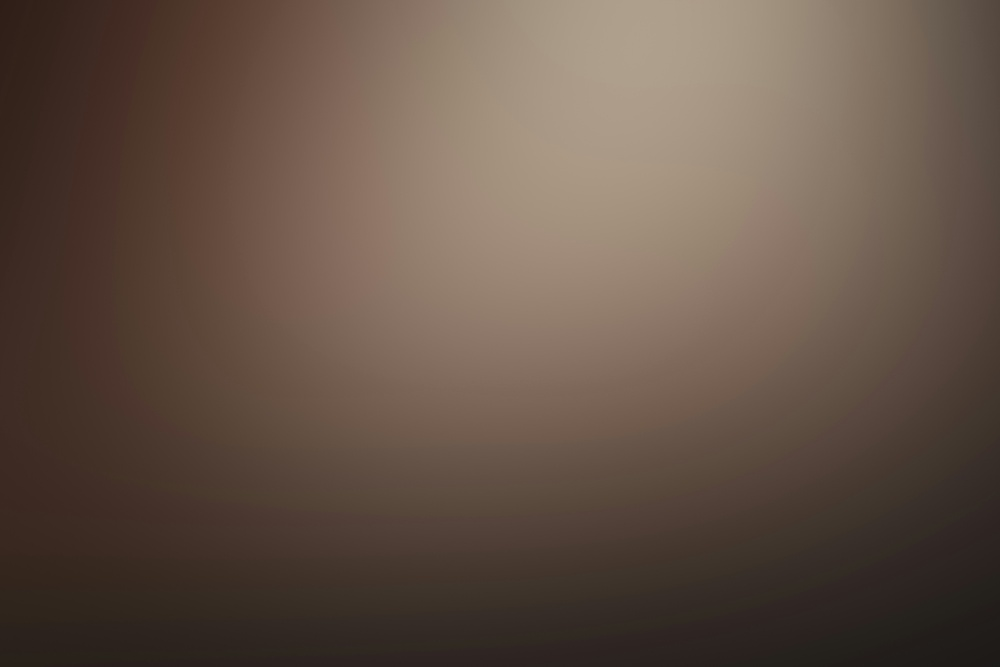
#> input picture resources/img/vignette/test1.jpg, 1000 x 667 px, shrunk from 6000 x 4000 before the run, found by its file name
$ python vignette.py
#> lines starting #> are read from the running program, lines starting #| are printed output that depends on the picture
import cv2
import numpy as np
import matplotlib.pyplot as plt

def estimate_vignetting(image_path):
    # Загрузка изображения
    image = cv2.imread(image_path)
#> image is the input picture: shape (667, 1000, 3); mean B, G, R 70.6, 82.4, 99.8
    if image is None:
        raise FileNotFoundError(f"Image not found at path: {image_path}")

    # Преобразование в градации серого
    gray = cv2.cvtColor(image, cv2.COLOR_BGR2GRAY).astype(np.float32)
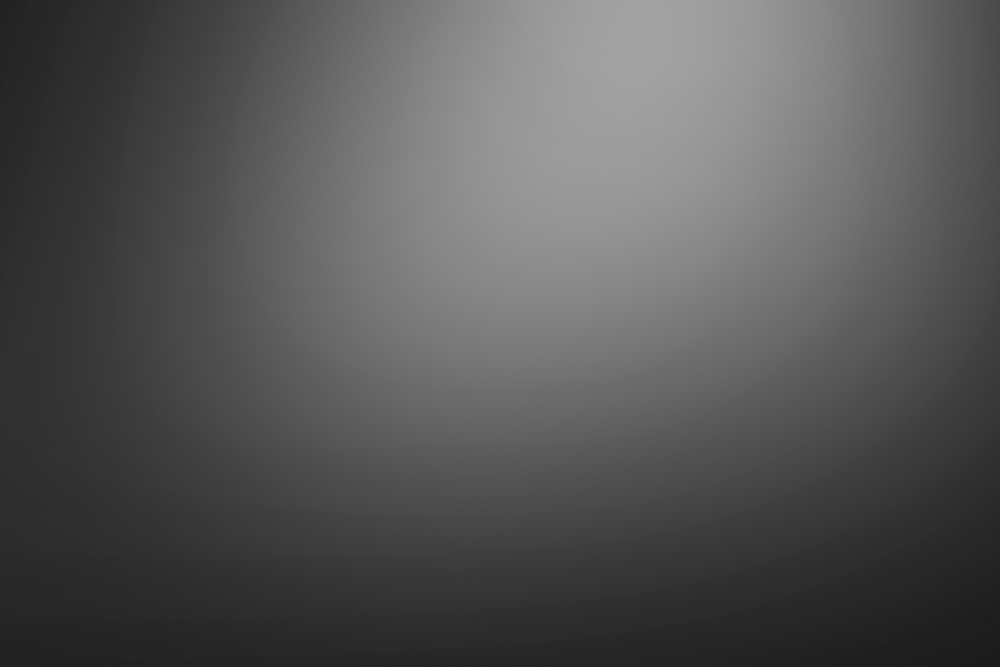
#> gray: shape (667, 1000) float32; min 26, max 163, mean 86.1

    height, width = gray.shape
#> height = 667; width = 1000
    center_x, center_y = width // 2, height // 2
#> center_x = 500; center_y = 333

    # Создание сетки координат
    Y, X = np.indices((height, width))
    R = np.sqrt((X - center_x)**2 + (Y - center_y)**2)
    R_max = np.sqrt(center_x**2 + center_y**2)
#> R_max = 600.7

    # Нормализация радиуса [0..1]
    R_normalized = R / R_max

    # Бины радиусов и средняя яркость в каждом бине
    bins = np.linspace(0, 1, 50)
    bin_indices = np.digitize(R_normalized, bins)
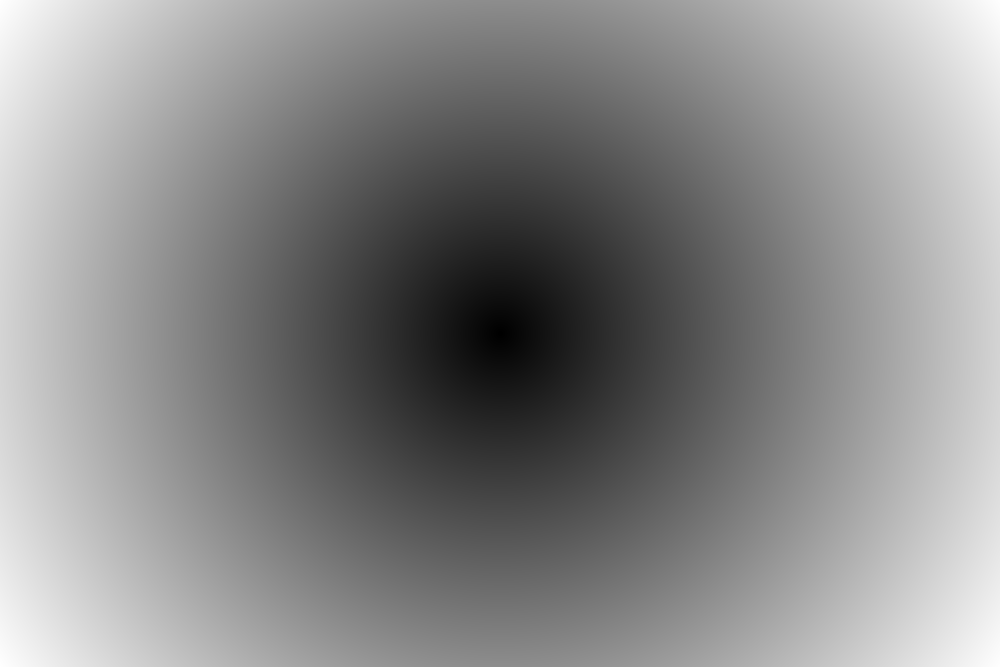
#> R_normalized: shape (667, 1000) float64; min 0, max 1, mean 0.537
    mean_brightness = [np.mean(gray[bin_indices == i]) for i in range(1, len(bins))]
#> mean_brightness = 49 values, max 125.5 at index 0, min 42.37 at index 48, mean 88.73

    # Нормализуем яркость: делаем яркость в центре равной 1
    center_brightness = mean_brightness[0]
#> center_brightness = 125.5
    normalized_brightness = np.array(mean_brightness) / center_brightness
#> normalized_brightness = 49 values, max 1 at index 0, min 0.338 at index 48, mean 0.707

    # Метрика виньетирования: разница между центром и краем
    vignetting_level = 1 - normalized_brightness[-1]
#> vignetting_level = 0.662

    # Визуализация
    plt.figure(figsize=(8, 5))
    plt.plot(bins[1:], normalized_brightness, 'o-', label='Relative Brightness')
    plt.axhline(1, color='r', linestyle='--', label='Center Brightness')
    plt.xlabel('Normalized Distance from Center')
    plt.ylabel('Relative Brightness')
    plt.title(f'Radial Brightness Profile\nVignetting Level: {vignetting_level:.2f}')
    plt.grid(True)
    plt.legend()
    plt.tight_layout()
    plt.show()
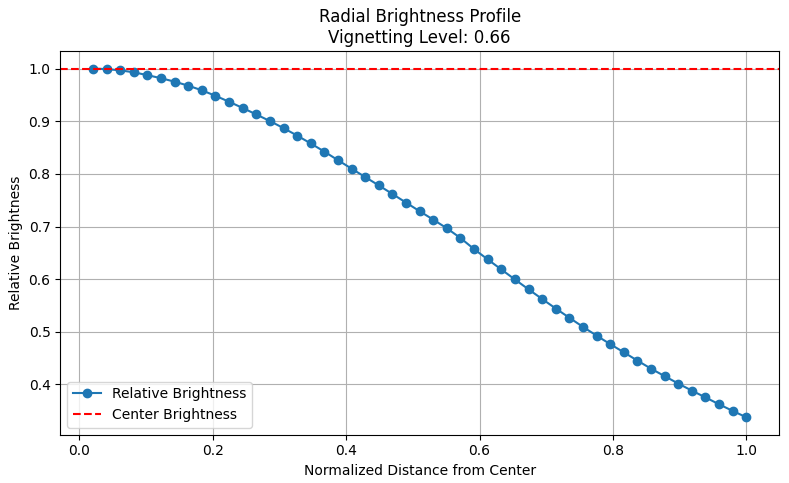
#> figure drawn by matplotlib, 1 panel; curve peaks at x = 0.0204, y = 1

    # Возвращаем результат
    return {
        "vignetting_level": vignetting_level,
        "normalized_brightness_profile": normalized_brightness,
        "radius_bins": bins[1:]
    }

# Пример использования:
if __name__ == "__main__":
    result = estimate_vignetting("/home/chyn9/Политех/2 семестр/Техническое зрение/Camera_tester_group1/resources/img/vignette/test1.jpg")
#> result = 3 items
    print(f"Уровень виньетирования: {result['vignetting_level']:.2f}")
#| Уровень виньетирования: 0.66

$ run again, with resources/img/vignette/test2.jpg copied over resources/img/vignette/test1.jpg
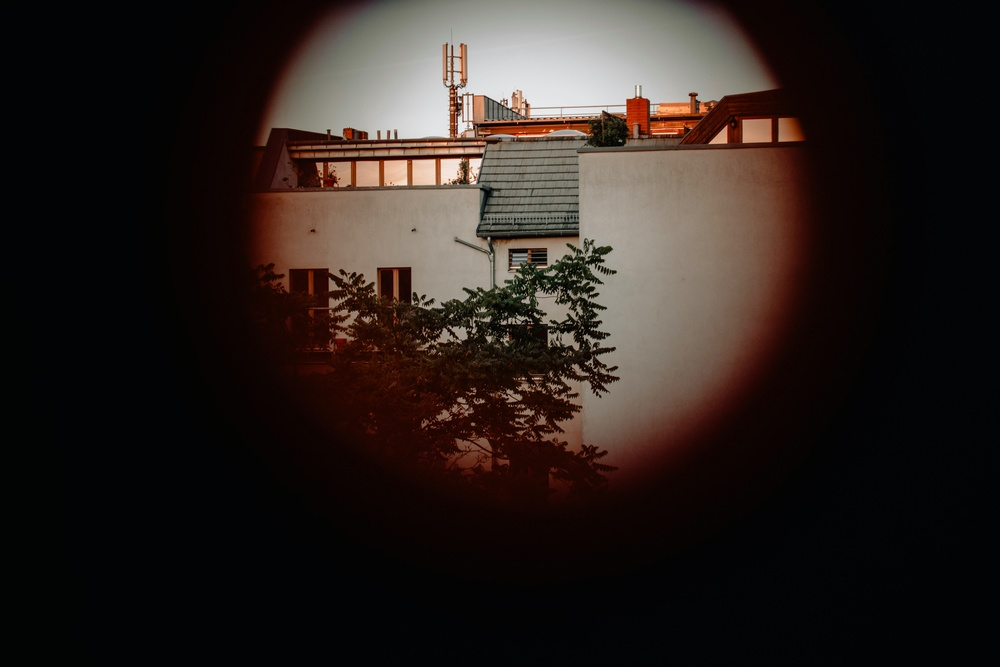
#> input picture resources/img/vignette/test2.jpg, 1000 x 667 px, shrunk from 5184 x 3456 before the run, found by its file name
#> in estimate_vignetting, image is the input picture: shape (667, 1000, 3); mean B, G, R 30.4, 34, 42.6
#> in estimate_vignetting, `gray = cv2.cvtColor(image, cv2.COLOR_BGR2GRAY).astype(np.float32)`:
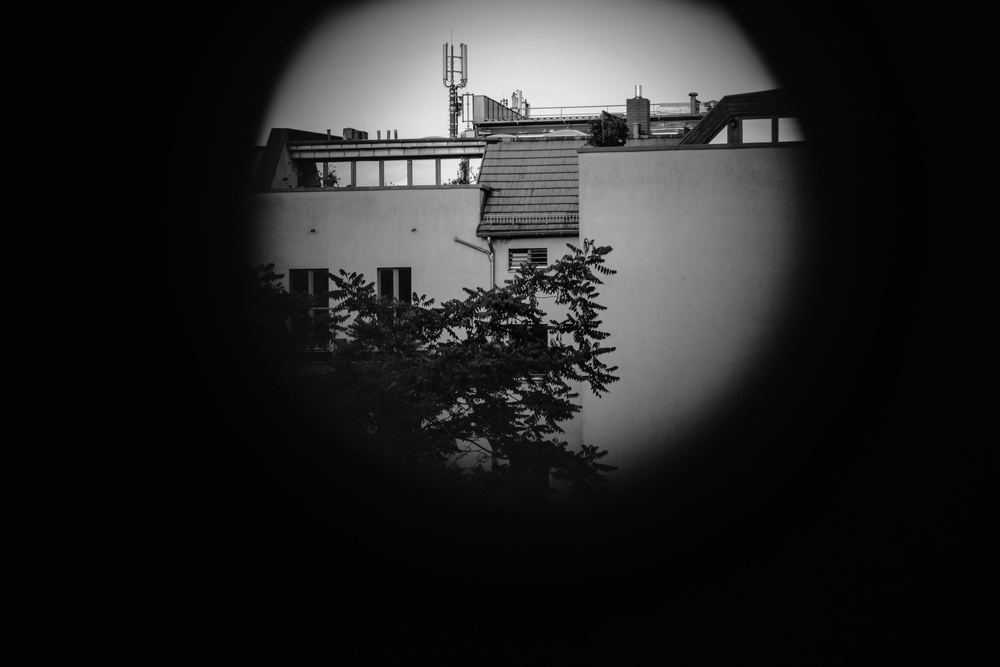
#> gray: shape (667, 1000) float32; min 0, max 248, mean 36.2
#> mean_brightness = 49 values, max 84.84 at index 11, min 3.21 at index 48, mean 37.59
#> center_brightness = 46.27
#> normalized_brightness = 49 values, max 1.83 at index 11, min 0.0695 at index 48, mean 0.813
#> vignetting_level = 0.931
#> in estimate_vignetting, `plt.show()`:
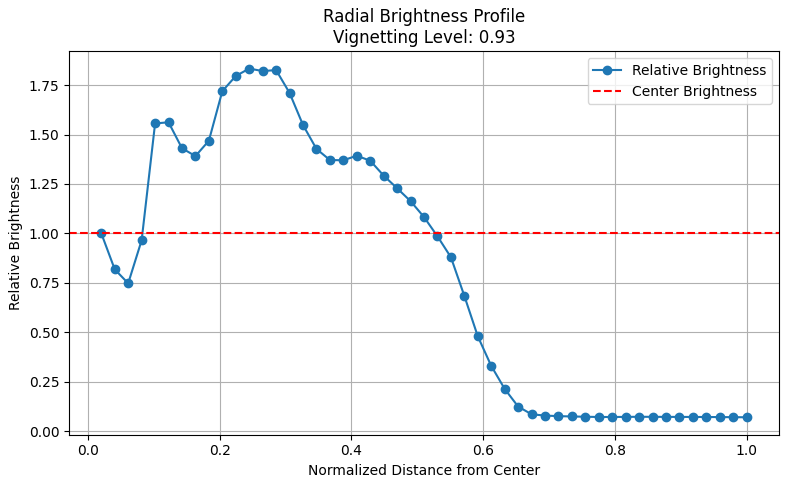
#> figure drawn by matplotlib, 1 panel; curve peaks at x = 0.245, y = 1.83
#> result = 3 items
#| Уровень виньетирования: 0.93
